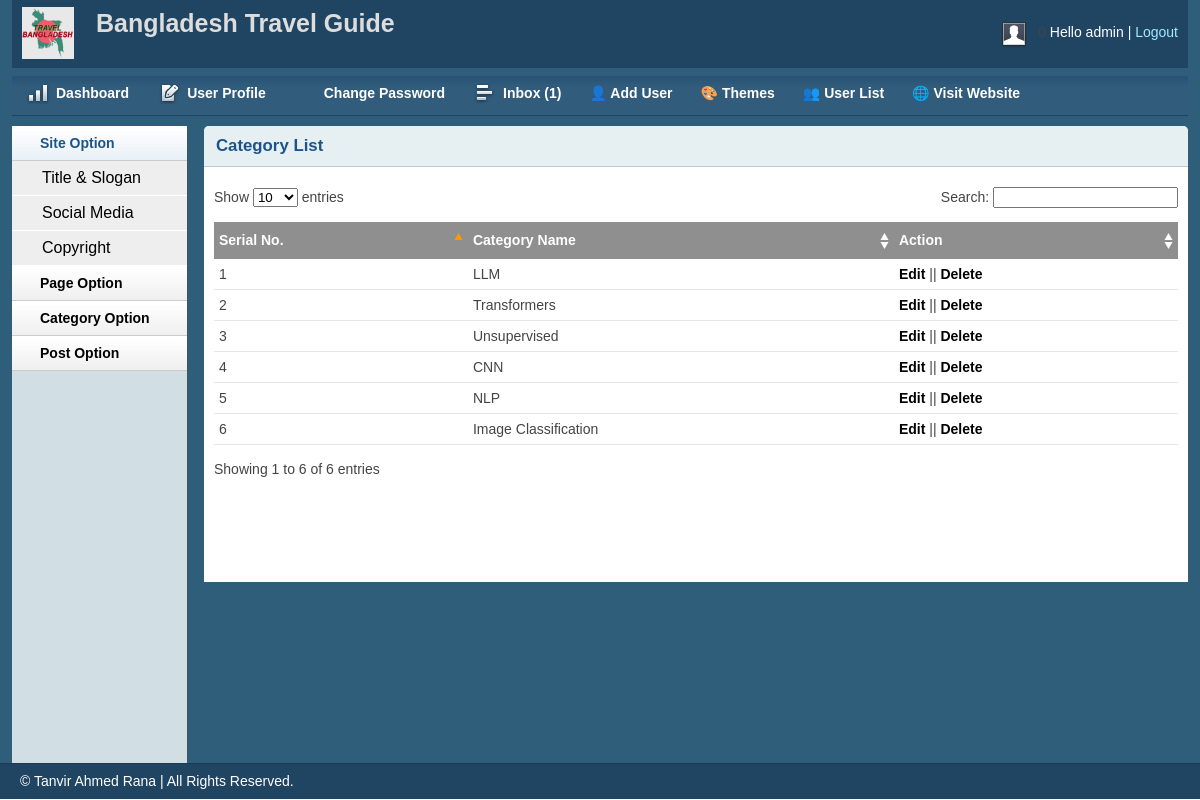
Page /admin/catlist.php (signed in) on the earlier database version.
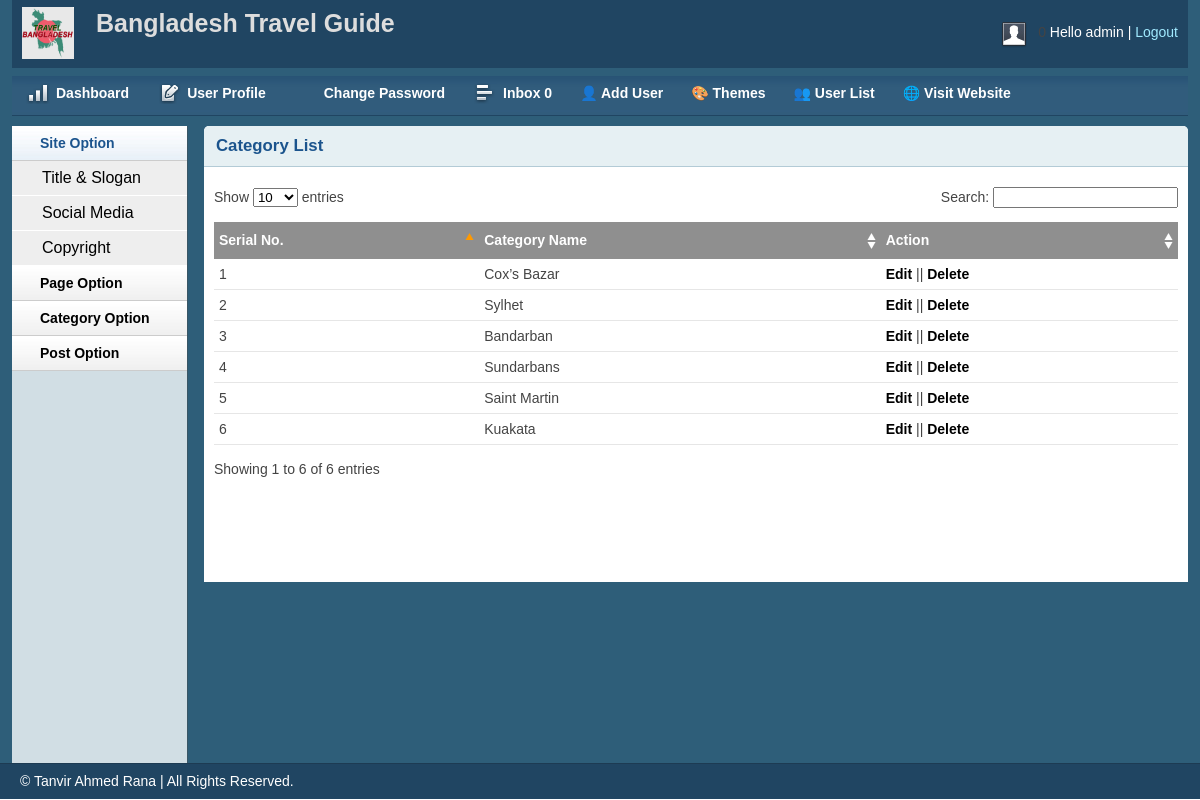
Same page on the later database version.
### tables this page shows
CREATE TABLE `tbl_category` (
  `id` int(11) NOT NULL,
  `name` varchar(50) NOT NULL
);

### lib/Session.php (called while the page is built, shortened)
<?php
class Session{
     public static function get($key) {
         if (isset($_SESSION["$key"])) {
             return $_SESSION["$key"];
         }else{
             return false;
         }
     }
}

### lib/Database.php (called while the page is built, shortened)
<?php
Class Database{
	public $host   = DB_HOST;
	public $user   = DB_USER;
	public $pass   = DB_PASS;
	public $dbname = DB_NAME;
	public $link;
	private function connectDB(){
	$this->link = new mysqli($this->host, $this->user, $this->pass, $this->dbname);
 }
	public function select($query){
		$result = $this->link->query($query) or die($this->link->error.__LINE__);
		if($result->num_rows > 0){
			return $result;
		} else {
			return false;
		}
	}
}

### admin/catlist.php (the view, shortened to what this page needs)
<?php include 'inc/header.php';?>
<?php include 'inc/sidebar.php';?>
<div class="grid_10">
<div class="box round first grid">
<h2>Category List</h2>
<div class="block">
	<table class="data display datatable" id="example">
	<thead>
		<tr>
			<th>Serial No.</th>
			<th>Category Name</th>
			<th>Action</th>
		</tr>
	</thead>
	<tbody>
<?php
  $query = "SELECT * FROM tbl_category  ORDER BY id DESC";
  $category = $db->select($query);
 if ($category) {
	 $i = 0;
	  while($data = $category->fetch_assoc()) {
      $i++;
?>
		<tr class="odd gradeX">
			<td><?php echo $i?></td>
			<td><?php echo $data['name']?></td>
			<td>
			<a href="editCat.php?catid=<?php echo $data['id']?>">Edit</a> ||
			<a onclick="return confirm('Do You Want To Delete this?')" href="?delcat=<?php echo $data['id']?>">Delete</a></td>
		</tr>
	<?php }  }  ?>
</tbody>
</table>
</div>
</div>
</div>
<?php include 'inc/footer.php'?>

### admin/inc/header.php (shortened to what this page needs)
<?php
    include '../lib/Session.php';
?>
<?php
    include '../lib/Database.php';
?>
<?php
    $db = new Database();
?>
<!DOCTYPE html>
<html>
<head>
<link rel="stylesheet" type="text/css" href="css/reset.css" media="screen" />
<link rel="stylesheet" type="text/css" href="css/text.css" media="screen" />
<link rel="stylesheet" type="text/css" href="css/grid.css" media="screen" />
<link rel="stylesheet" type="text/css" href="css/layout.css" media="screen" />
<link rel="stylesheet" type="text/css" href="css/nav.css" media="screen" />
<link href="css/table/demo_page.css" rel="stylesheet" type="text/css" />
</head>
<body>
<div class="container_12">
<div class="grid_12 header-repeat">
<div id="branding">
    <div class="floatleft logo">
        <img src="img/bd.png" alt="Logo" />
    </div>
    <div class="floatleft middle">
        <h1>Bangladesh Travel Guide</h1>
    </div>
    <div class="floatright">
        <div class="floatleft">
            <img src="img/img-profile.jpg" alt="Profile Pic" /></div>
        <div class="floatleft marginleft10">
            <ul class="inline-ul floatleft">
                <li>Hello <?php echo Session::get('username');?> </li>
                <li>
                <a href="?action=logout">Logout</a>
            </li>
            </ul>
        </div>
    </div>
</div>
</div>
<div class="grid_12">
<ul class="nav main">
    <li class="ic-dashboard"><a href="index.php"><span>Dashboard</span></a> </li>
    <li class="ic-form-style"><a href="userProfile.php"><span>User Profile</span></a></li>
    <li class="ic-typography"><a href="changepassword.php"><span>Change Password</span></a></li>
    <li class="ic-grid-tables"><a href="inbox.php"><span>Inbox
        <?php
         $query = "SELECT * FROM tbl_contact WHERE status='0' ORDER BY id DESC";
         $msg = $db->select($query);
         if ($msg) {
             $count = mysqli_num_rows($msg);
             echo "(".$count.")";
         }else{
             echo "0";
         }
        ?>
    </span></a></li>
<?php
if (Session::get('userRole') == '0') {  ?>
    <li class="ic-charts"><a href="addUser.php">&#128100; Add User</a></li>
<?php } ?>
    <li class="ic-charts"><a href="theme.php" >&#127912; Themes </a></li>
   <li class="ic-charts"><a href="userlist.php">&#128101; User List</a></li>
    <li class="ic-charts"><a href="postlist.php">&#127760; Visit Website</a></li>
</ul>
</div>

Differences in the rows shown:
changed tbl_category: name "LLM" → "Cox’s Bazar"
changed tbl_category: name "Transformers" → "Sylhet"
changed tbl_category: name "Unsupervised" → "Bandarban"
changed tbl_category: name "CNN" → "Sundarbans"
changed tbl_category: name "NLP" → "Saint Martin"
changed tbl_category: name "Image Classification" → "Kuakata"
Other differences:
$count: "1" → (not shown)
text now shown: "0"
